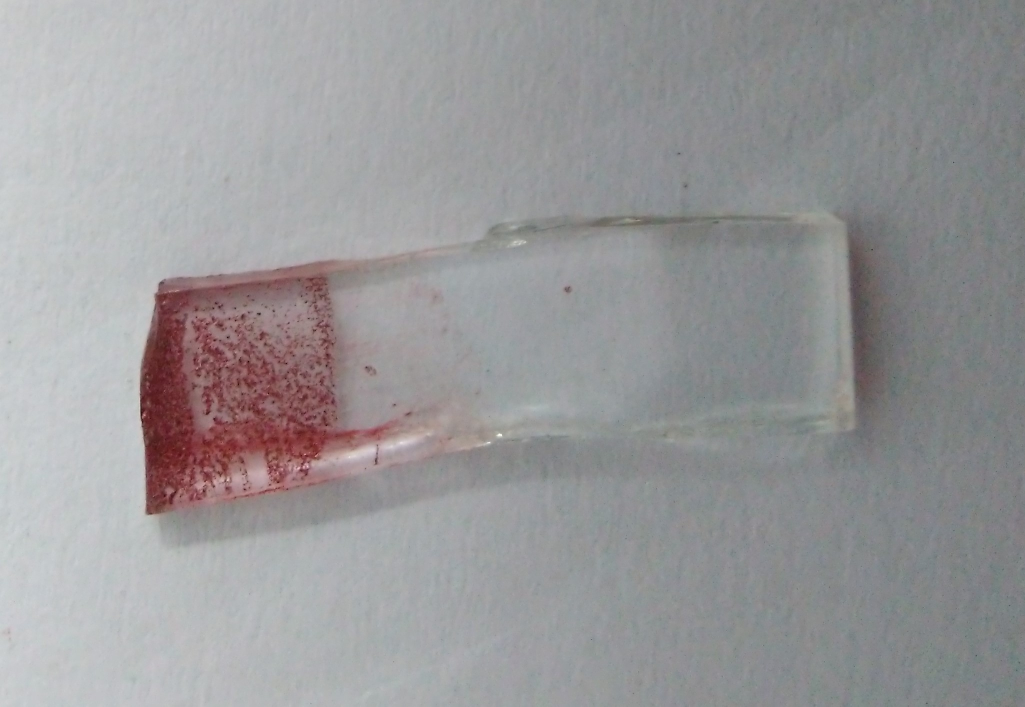
#> input picture 2_film.jpg, 2050 x 1413 px (shown at 1/2 size)
$ python main.py
#> lines starting #> are read from the running program, lines starting #| are printed output that depends on the picture; after the words box and inside, x2 and y2 are one past the last pixel; in counts of white or black regions, pixels touching at a corner belong together
### utlis.py
import cv2
import numpy as np


# [22 lines left out: functions reorder, warpImg, not called in this run]


def findDis(pts1, pts2):
    return ((pts2[0] - pts1[0]) ** 2 + (pts2[1] - pts1[1]) ** 2) ** 0.5


def stackImages(scale, imgArray):
    rows = len(imgArray)
    cols = len(imgArray[0])
    rowsAvailable = isinstance(imgArray[0], list)
    width = imgArray[0][0].shape[1]
    height = imgArray[0][0].shape[0]
    if rowsAvailable:
        for x in range(0, rows):
            for y in range(0, cols):
                if imgArray[x][y].shape[:2] == imgArray[0][0].shape[:2]:
                    imgArray[x][y] = cv2.resize(
                        imgArray[x][y], (0, 0), None, scale, scale
                    )
                else:
                    imgArray[x][y] = cv2.resize(
                        imgArray[x][y],
                        (imgArray[0][0].shape[1], imgArray[0][0].shape[0]),
                        None,
                        scale,
                        scale,
                    )
                if len(imgArray[x][y].shape) == 2:
                    imgArray[x][y] = cv2.cvtColor(imgArray[x][y], cv2.COLOR_GRAY2BGR)
        imageBlank = np.zeros((height, width, 3), np.uint8)
        hor = [imageBlank] * rows
        hor_con = [imageBlank] * rows
        for x in range(0, rows):
            hor[x] = np.hstack(imgArray[x])
        ver = np.vstack(hor)
    else:
        for x in range(0, rows):
            if imgArray[x].shape[:2] == imgArray[0].shape[:2]:
                imgArray[x] = cv2.resize(imgArray[x], (0, 0), None, scale, scale)
            else:
                imgArray[x] = cv2.resize(
                    imgArray[x],
                    (imgArray[0].shape[1], imgArray[0].shape[0]),
                    None,
                    scale,
                    scale,
                )
            if len(imgArray[x].shape) == 2:
                imgArray[x] = cv2.cvtColor(imgArray[x], cv2.COLOR_GRAY2BGR)
        hor = np.hstack(imgArray)
        ver = hor
    return ver


# [47 lines left out: function getContours, not called in this run]

### main.py
import cv2
import numpy as np
import utlis
from matplotlib import pyplot as plt
import tkinter as tk

# Defining Empty
def empty(a):
    pass


# Get Contour Function
def getContours(img, filter, minArea):
    # imgContour = img.copy()
    contours, hierarchy = cv2.findContours(
        img, cv2.RETR_EXTERNAL, cv2.CHAIN_APPROX_NONE
    )
    arealist = []
    recarealist = []
    for cnt in contours:
        area = cv2.contourArea(cnt)
        # cv2.drawContours(img,cnt,-1,(255,0,0),3)
        if area > minArea:
            cv2.drawContours(imgContour, cnt, -1, (255, 0, 0), 3)
            peri = cv2.arcLength(cnt, True)
            area1 = cv2.contourArea(cnt)
            # print(peri)
            approx = cv2.approxPolyDP(cnt, 0.02 * peri, True)
            # print(len(approx))
            objCor = len(approx)
            x, y, w, h = cv2.boundingRect(approx)
            if objCor == filter:
                recarealist.append(area)
                objectType = "Rectangle"
            elif objCor > filter:
                arealist.append(area)
                objectType = "None"
            else:
                objectType = "None"
            cv2.rectangle(imgContour, (x, y), (x + w, y + h), (0, 255, 0), 2)
            cv2.putText(
                imgContour,
                objectType,
                (x + w - 100, y + h - 100),
                cv2.FONT_HERSHEY_COMPLEX,
                1,
                (0, 0, 255),
                2,
            )
            cv2.putText(
                imgContour,
                str(area),
                (x + w - 100, y + h - 200),
                cv2.FONT_HERSHEY_COMPLEX,
                1,
                (0, 0, 255),
                2,
            )
            print("area", arealist)
            print("rectangle_area", recarealist)


# Defining Trackbars
cv2.namedWindow("TrackBars")
cv2.resizeWindow("TrackBars", 640, 240)
cv2.createTrackbar("Canny X", "TrackBars", 0, 300, empty)
cv2.createTrackbar("Canny Y", "TrackBars", 0, 300, empty)
cv2.createTrackbar("Karnel", "TrackBars", 5, 10, empty)
cv2.createTrackbar("Threshold", "TrackBars", 50, 255, empty)
cv2.createTrackbar("Minimum Area", "TrackBars", 1000, 10000, empty)


while True:
    img = cv2.imread("2_film.jpg")
#> img is the input picture: shape (1413, 2050, 3); mean B, G, R 153.7, 152.2, 153
    imgContour = img.copy()
    cx = cv2.getTrackbarPos("Canny X", "TrackBars")
    cy = cv2.getTrackbarPos("Canny Y", "TrackBars")
    k = cv2.getTrackbarPos("Karnel", "TrackBars")
    thres = cv2.getTrackbarPos("Threshold", "TrackBars")
    minArea = cv2.getTrackbarPos("Minimum Area", "TrackBars")

    kernel = np.ones((k, k), np.uint8)
    imgGrey = cv2.cvtColor(img, cv2.COLOR_BGR2GRAY)
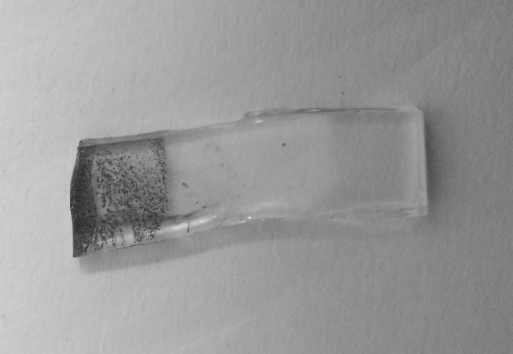
#> imgGrey: shape (1413, 2050) (shown at 1/4 size); min 1, max 254, mean 152.6
    imgblur = cv2.GaussianBlur(imgGrey, (k, k), 1)
    # imgThres1 = cv2.ADAPTIVE_THRESH_MEAN_C(imgblur,255,cv2.ADAPTIVE_THRESH_MEAN_C,cv2.THRESH_BINARY,11,1)
    _, imgThres = cv2.threshold(imgblur, thres, 255, cv2.THRESH_BINARY_INV)
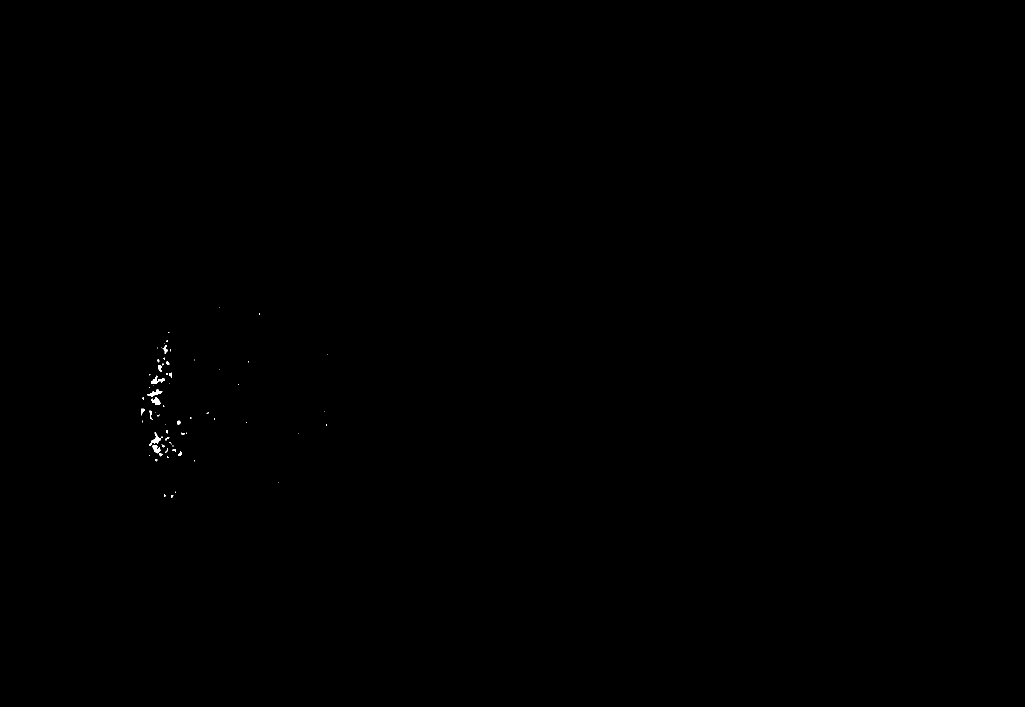
#> imgThres: shape (1413, 2050) (shown at 1/2 size); 0.06% white; 67 white regions (49 under 20 px), largest, box (x1, y1, x2, y2) and area: (299, 864, 322, 892) 205, (302, 751, 330, 768) 198, (294, 779, 325, 794) 174
    imgCanny = cv2.Canny(imgThres, cx, cy)
#> imgCanny: shape (1413, 2050); 0.04% white in thin lines or dots, all inside (x1, y1, x2, y2) = (281, 613, 656, 996)
    imgDialation = cv2.dilate(imgCanny, kernel, 1)
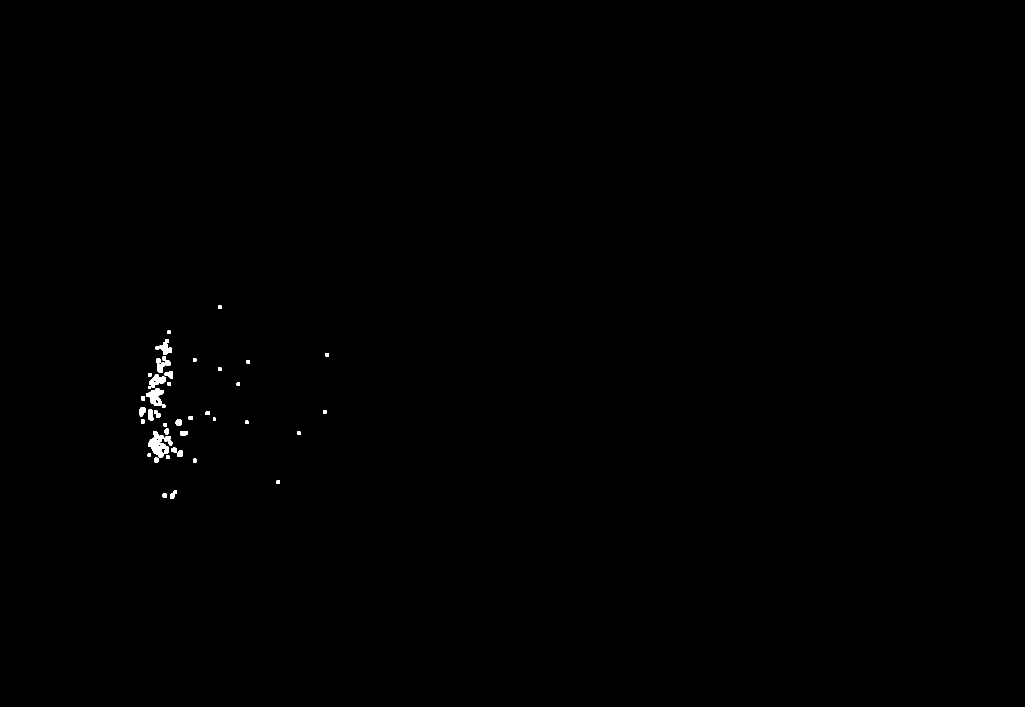
#> imgDialation: shape (1413, 2050) (shown at 1/2 size); 0.22% white; 44 white regions, largest, box (x1, y1, x2, y2) and area: (296, 862, 338, 915) 1116, (292, 776, 331, 816) 790, (299, 749, 332, 775) 502
    imgErode = cv2.erode(imgDialation, kernel, 1)
#> imgErode: shape (1413, 2050); 0.07% white; 52 white regions (32 under 20 px)
    imageContour = getContours(imgErode, 4, minArea)
#> in getContours, `contours, hierarchy = cv2.findContours( img, cv2.RETR_EXTERNAL, cv2.CH..`: contours = 52 contours, 36 with area under 20; largest, box (x1, y1, x2, y2) and area: (298, 864, 325, 913) 491, (294, 778, 325, 810) 405, (301, 751, 330, 773) 235, (321, 686, 342, 708) 123, (316, 727, 327, 743) 78
#> the loop in getContours, `for cnt in contours:` made 52 passes
#> area on passes 9, 10, 11, 12, 14, 16, 17, 21: 35, 22.5, 25, 21.5, 23.5, 29, 491, 39.5
#> after the loop in getContours, `for cnt in contours:`: arealist = []
    # print(imgContour)

    imgStack = utlis.stackImages(0.15, ([img, imgThres, imgContour]))
#> in stackImages, `rows = len(imgArray)`: rows = 3
#> in stackImages, `cols = len(imgArray[0])`: cols = 1413
#> in stackImages, `rowsAvailable = isinstance(imgArray[0], list)`: rowsAvailable = False
#> after the loop in stackImages, `for x in range(0, rows):`: imgArray = 3 items
#> in stackImages, `hor = np.hstack(imgArray)`:
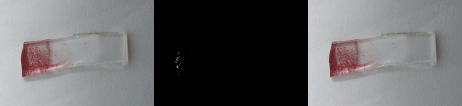
#> hor: shape (212, 924, 3) (shown at 1/2 size); mean of channels 0, 1, 2 102.5, 101.4, 102; drawn as B, G, R
    imgContour = cv2.resize(imgContour, (0, 0), None, 0.5, 0.5)
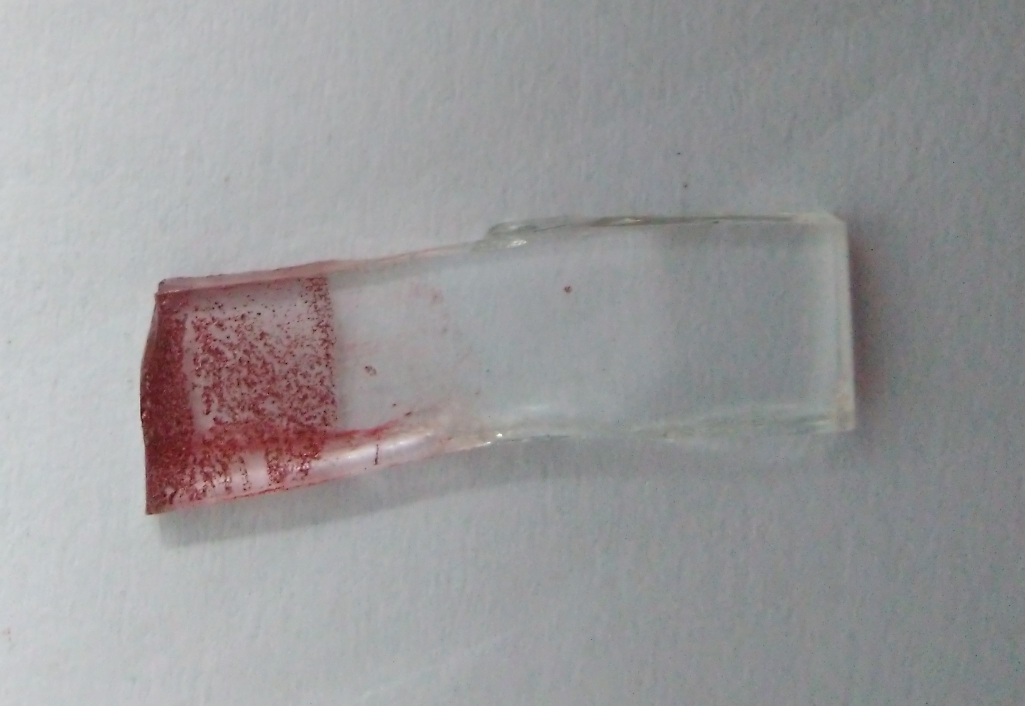
#> imgContour: shape (706, 1025, 3); mean B, G, R 153.8, 152.3, 153.1

    cv2.imshow("Image Stacks", imgStack)
    cv2.waitKey(1)

$ run again, with 2_ref.jpg copied over 2_film.jpg
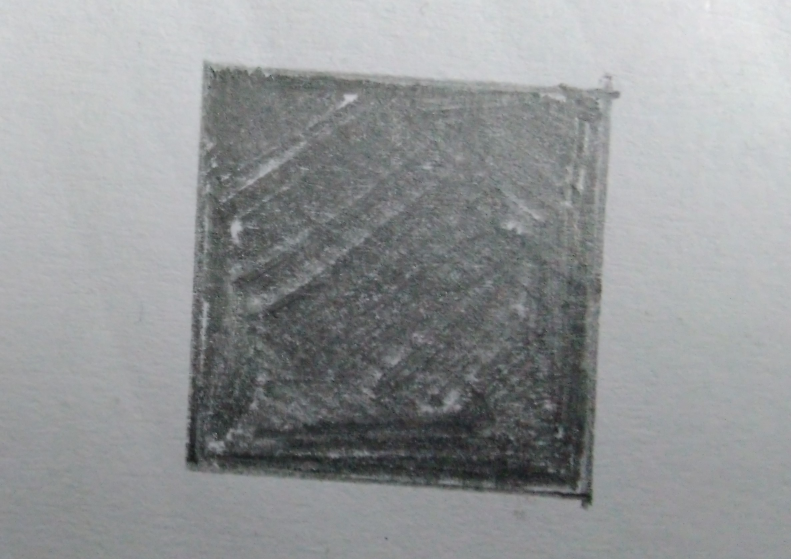
#> input picture 2_ref.jpg, 2373 x 1677 px (shown at 1/3 size)
#> img is the input picture: shape (1677, 2373, 3); mean B, G, R 151.4, 150, 147.4
#> imgThres: shape (1677, 2373); 1.3% white; 241 white regions (156 under 20 px), largest, box (x1, y1, x2, y2) and area: (1246, 1367, 1700, 1450) 16999, (651, 1357, 971, 1396) 5339, (1043, 1368, 1252, 1416) 3755
#> imgCanny: shape (1677, 2373); 0.3% white in thin lines or dots, all inside (x1, y1, x2, y2) = (562, 932, 1771, 1504)
#> imgDialation: shape (1677, 2373); 1.7% white; 129 white regions, largest, box (x1, y1, x2, y2) and area: (979, 1364, 1702, 1454) 19317, (648, 1354, 990, 1398) 5325, (1211, 1306, 1420, 1357) 4981
#> imgErode: shape (1677, 2373); 0.51% white; 164 white regions (77 under 20 px)
#> contours = 148 contours, 81 with area under 20; largest, box (x1, y1, x2, y2) and area: (1246, 1367, 1700, 1452) 19605, (650, 1356, 988, 1396) 5747, (981, 1367, 1252, 1418) 5692, (1213, 1308, 1407, 1355) 5076, (911, 1265, 1016, 1303) 1788
#> the loop in getContours, `for cnt in contours:` made 148 passes
#> (area, peri, area1, approx, objCor, x, y, w) on passes 31, 32, 38, 88: (19605, 1471.9, 19605, [[1246, 1403], [1699, 1447], [1508, 1367]], 3, 1246, 1367, 454), (5692, 964.9, 5692, [[1251, 1381], [981, 1390], [1219, 1417], [1204, 1385]], 4, 981, 1381, 271), (5747, 890.4, 5747, [[650, 1367], [735, 1393], [987, 1378]], 3, 650, 1367, 338), (1718, 264.7, 1718, [[575, 1282], [562, 1380], [590, 1390], [584, 1283]], 4, 562, 1282, 29)
#> (printed output is left out)
#> after the loop in getContours, `for cnt in contours:`:
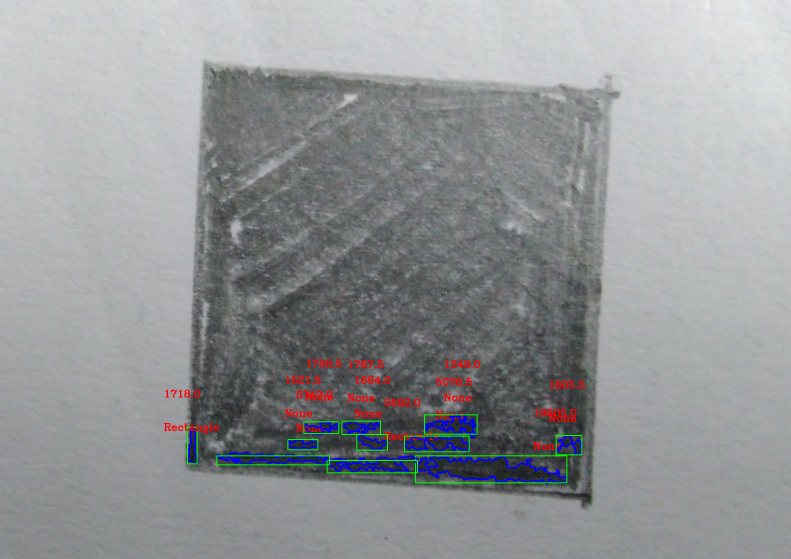
#> imgContour: shape (1677, 2373, 3) (shown at 1/3 size); 1.51% of pixels changed, all inside (x1, y1, x2, y2) = (492, 1078, 1754, 1454)
#> after the loop in getContours, `for cnt in contours:`: arealist = [1521.5, 5076.5, 1605.5, 1664, 1788.5, 1767.5, 1348]; recarealist = [5692, 1718]
#> rows = 3
#> cols = 1677
#> rowsAvailable = False
#> after the loop in stackImages, `for x in range(0, rows):`: imgArray = 3 items
#> in stackImages, `hor = np.hstack(imgArray)`:
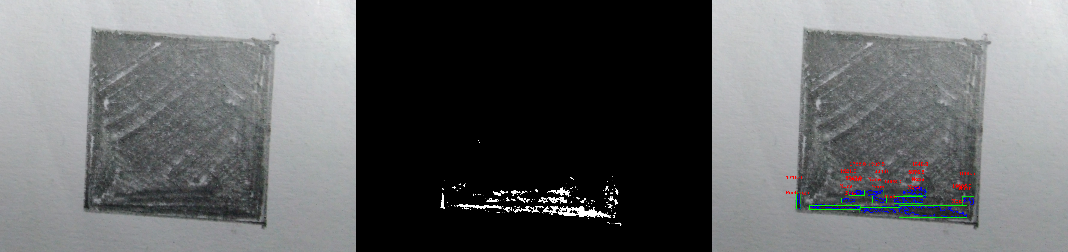
#> hor: shape (252, 1068, 3); mean of channels 0, 1, 2 102.2, 101.1, 99.5; drawn as B, G, R

$ run again, with IMG_20201219_150206(1).jpg copied over 2_film.jpg
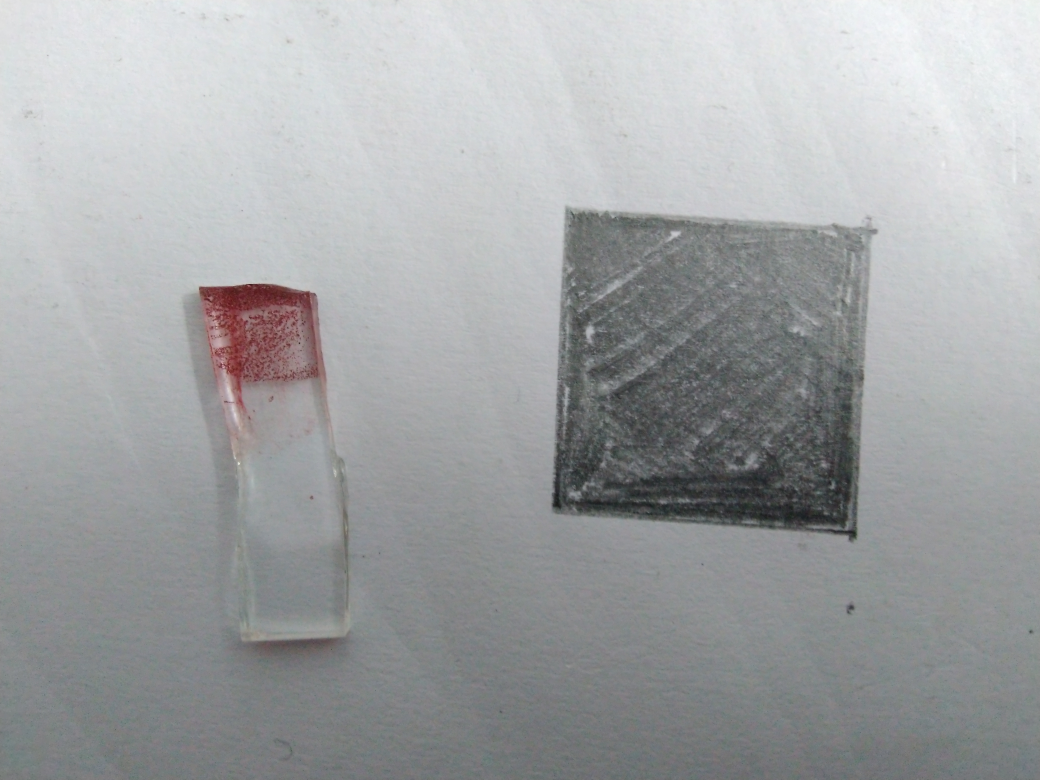
#> input picture IMG_20201219_150206(1).jpg, 4160 x 3120 px (shown at 1/4 size)
#> img is the input picture: shape (3120, 4160, 3); mean B, G, R 165.9, 164.4, 162.3
#> `_, imgThres = cv2.threshold(imgblur, thres, 255, cv2.THRESH_BINARY_INV)`:
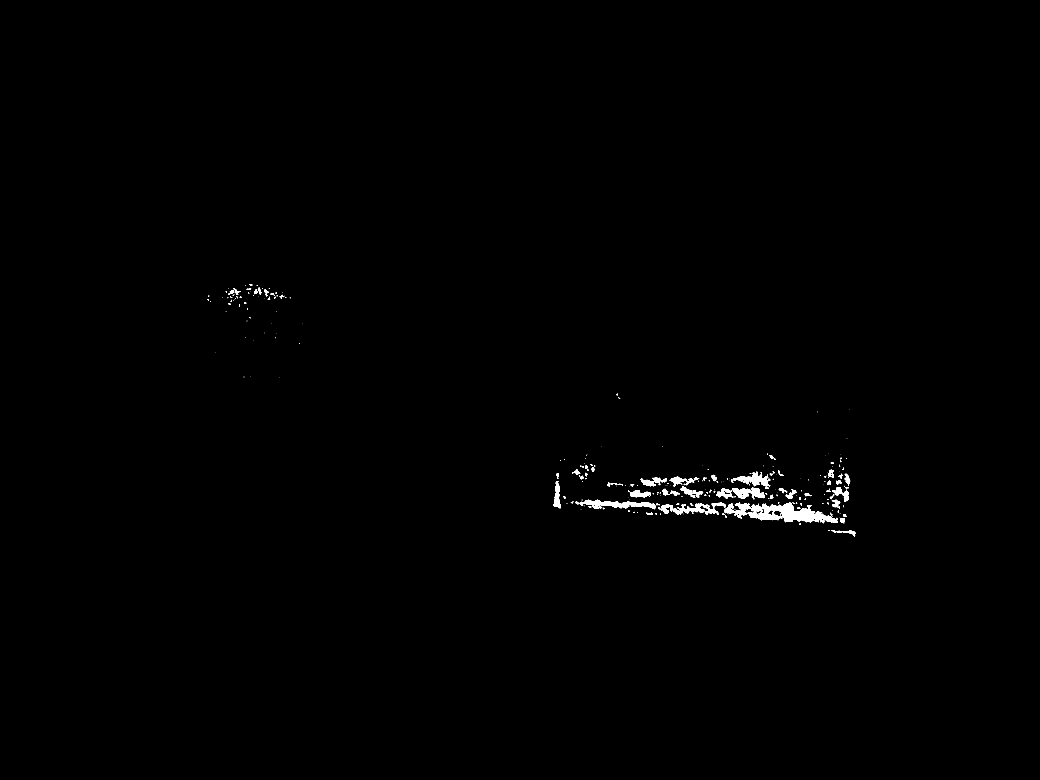
#> imgThres: shape (3120, 4160) (shown at 1/4 size); 0.43% white; 304 white regions (200 under 20 px), largest, box (x1, y1, x2, y2) and area: (2990, 2010, 3351, 2092) 14145, (2302, 1999, 2622, 2037) 5341, (2694, 2010, 2903, 2060) 3770
#> imgCanny: shape (3120, 4160); 0.1% white in thin lines or dots, all inside (x1, y1, x2, y2) = (828, 1136, 3422, 2146)
#> imgDialation: shape (3120, 4160); 0.56% white; 172 white regions, largest, box (x1, y1, x2, y2) and area: (2630, 2006, 3353, 2096) 19448, (2299, 1996, 2641, 2039) 5233, (2862, 1948, 3071, 1999) 4976
#> imgErode: shape (3120, 4160); 0.17% white; 218 white regions (111 under 20 px)
#> contours = 202 contours, 115 with area under 20; largest, box (x1, y1, x2, y2) and area: (2888, 2009, 3351, 2094) 19702, (2632, 2009, 2903, 2060) 5736, (2301, 1998, 2639, 2037) 5645, (2864, 1950, 3058, 1997) 5077, (2924, 1886, 3081, 1955) 4010
#> the loop in getContours, `for cnt in contours:` made 202 passes
#> (area, peri, area1, approx, objCor, x, y, w) on passes 30, 35, 86: (5735.5, 970.1, 5735.5, [[2902, 2023], [2632, 2032], [2870, 2059], [2856, 2026]], 4, 2632, 2023, 271), (5645, 843, 5645, [[2301, 2009], [2385, 2034], [2638, 2020]], 3, 2301, 2009, 338), (1700.5, 259, 1700.5, [[2226, 1924], [2213, 2022], [2241, 2032], [2237, 1943]], 4, 2213, 1924, 29)
#> (printed output is left out)
#> after the loop in getContours, `for cnt in contours:`: arealist = [19702.5, 1518, 5077, 1596, 1671, 1794, 1769.5, 4010.5]; recarealist = [5735.5, 1700.5]
#> rows = 3
#> cols = 3120
#> rowsAvailable = False
#> after the loop in stackImages, `for x in range(0, rows):`: imgArray = 3 items
#> in stackImages, `hor = np.hstack(imgArray)`:
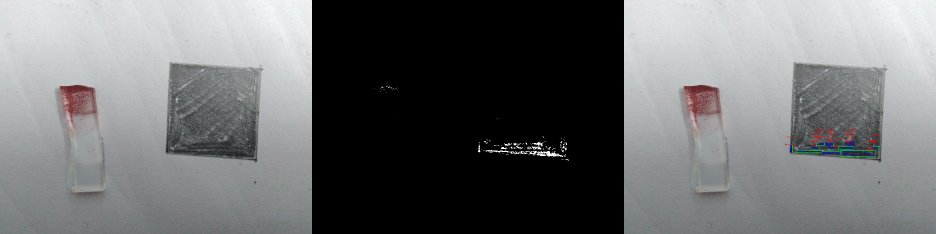
#> hor: shape (468, 1872, 3) (shown at 1/2 size); mean of channels 0, 1, 2 111, 110, 108.6; drawn as B, G, R
